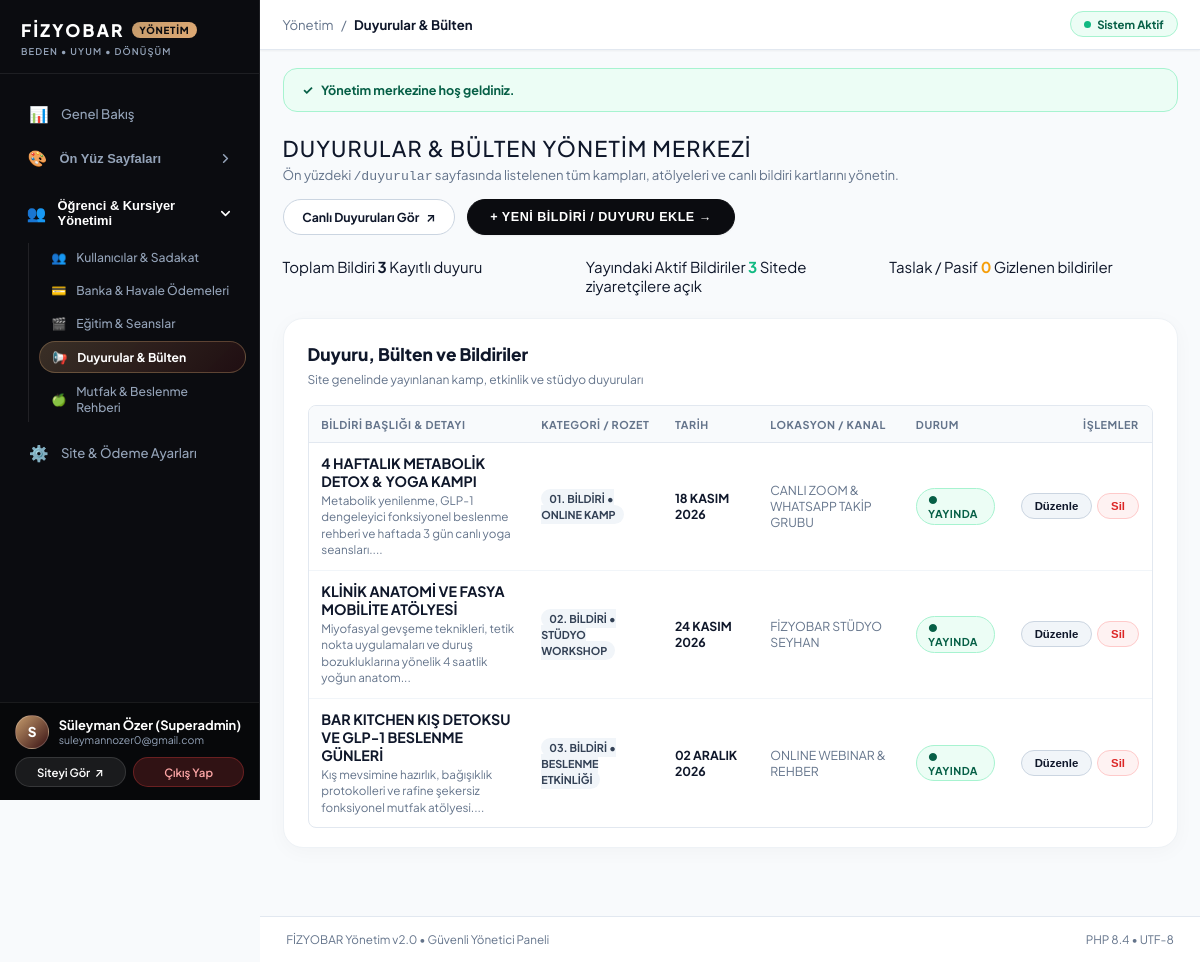
The page /en/xpanel/announcements (signed in) on the database as committed earlier.
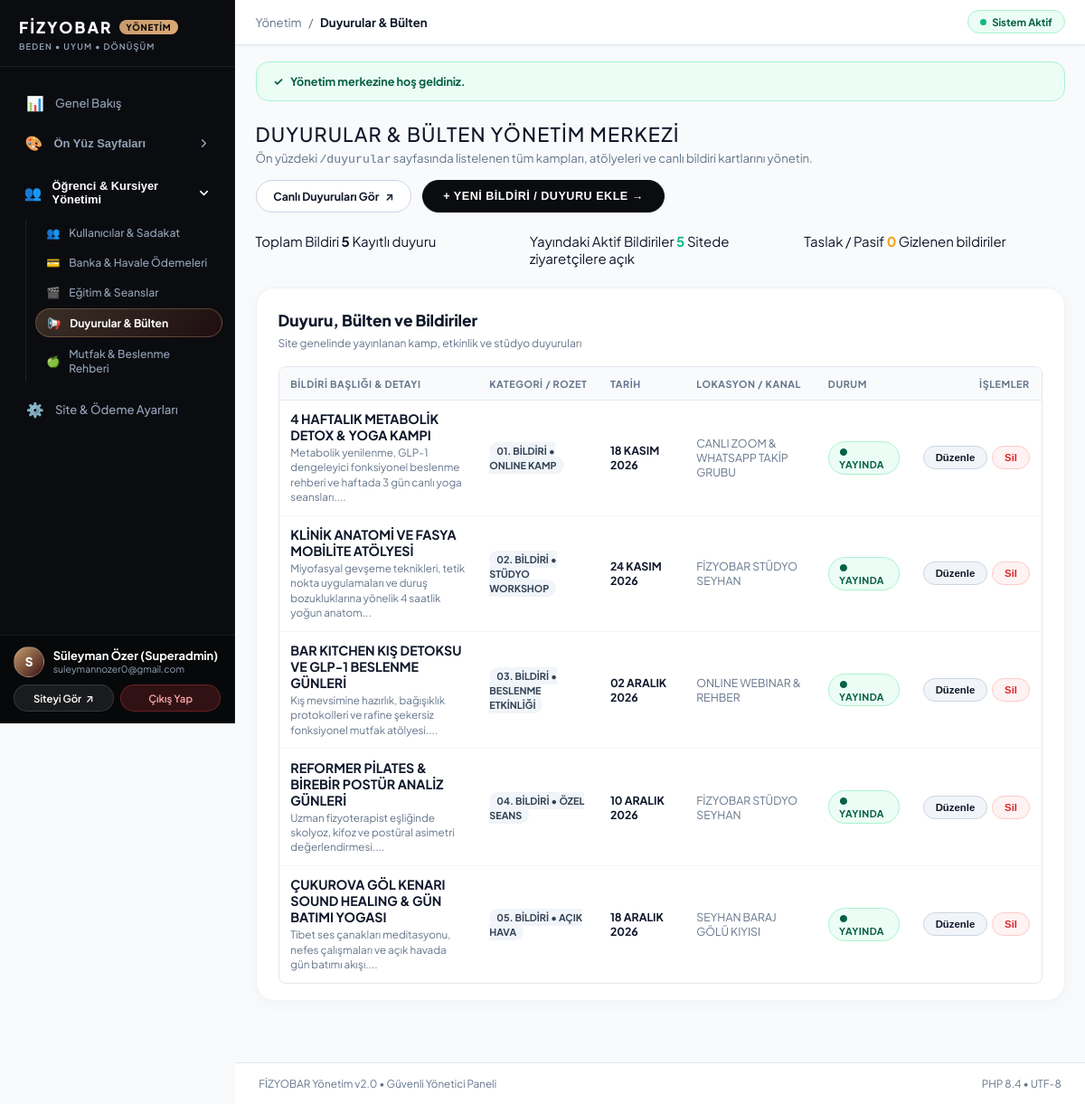
The same page on the database as committed later.
### tables this page shows
CREATE TABLE `site_announcements` (
  `id` int(10) unsigned NOT NULL AUTO_INCREMENT,
  `title` varchar(255) NOT NULL,
  `badge` varchar(100) DEFAULT NULL,
  `date_text` varchar(100) DEFAULT NULL,
  `location` varchar(150) DEFAULT NULL,
  `spot` text DEFAULT NULL,
  `content` longtext DEFAULT NULL,
  `sort_order` int(11) DEFAULT 1,
  `is_active` tinyint(1) DEFAULT 1,
  `created_at` datetime DEFAULT current_timestamp(),
  `updated_at` datetime DEFAULT current_timestamp() ON UPDATE current_timestamp(),
  PRIMARY KEY (`id`)
);

### app/Controllers/Controller.php (called while the page is built, shortened)
<?php
abstract class Controller
{
    protected function render(string $view, array $data = [], bool $withLayout = true): void
    {
        View::render($view, $data, $withLayout);
    }
}

### app/Controllers/XpanelController.php (called while the page is built, shortened)
<?php
class XpanelController extends Controller
{
    public function announcements(): void
    {
        $items = Database::query(
            "SELECT * FROM site_announcements ORDER BY sort_order ASC, id DESC"
        );
        $flash = Session::getFlash('xpanel_msg');
        $this->render('pages/xpanel/announcements', [
            'metaTitle' => 'Duyurular & Bülten',
            'items' => $items,
            'flash' => $flash
        ], false);
    }
}

### index.php (called while the page is built, shortened)
<?php
require_once __DIR__ . '/core/helpers.php';
Router::dispatch();

### core/Language.php (called while the page is built, shortened)
<?php
class Language
{
    private static string $currentLang = 'tr';
    private static array $supportedLangs = ['tr', 'en'];
    public static function init(?string $requestedLang = null): void
    {
        $defaultLang = (string) Env::get('APP_DEFAULT_LANG', 'tr');
        if ($requestedLang && in_array($requestedLang, self::$supportedLangs, true)) {
            self::$currentLang = $requestedLang;
        } elseif (Session::has('_lang') && in_array(Session::get('_lang'), self::$supportedLangs, true)) {
            self::$currentLang = Session::get('_lang');
        } elseif (isset($_COOKIE['fizyo_lang']) && in_array($_COOKIE['fizyo_lang'], self::$supportedLangs, true)) {
            self::$currentLang = $_COOKIE['fizyo_lang'];
        } else {
            self::$currentLang = self::detectBrowserLanguage($defaultLang);
        }
    }
    public static function current(): string
    {
        return self::$currentLang;
    }
    public static function getSupported(): array
    {
        return self::$supportedLangs;
    }
}

### core/helpers.php (called while the page is built, shortened)
<?php
if (!function_exists('e')) {
    function e(?string $value): string
    {
        return Security::escape($value);
    }
}
if (!function_exists('url')) {
    function url(string $path = '', ?string $lang = null): string
    {
        return Router::url($path, $lang);
    }
}

### core/Database.php (called while the page is built, shortened)
<?php
class Database
{
    private static ?PDO $instance = null;
    public static function getConnection(): ?PDO
    {
        if (self::$instance !== null) {
            return self::$instance;
        }
        $host = (string) Env::get('DB_HOST', '127.0.0.1');
        $port = (string) Env::get('DB_PORT', '3306');
        $dbname = (string) Env::get('DB_DATABASE', 'fizyobar_db');
        $username = (string) Env::get('DB_USERNAME', 'root');
        $password = (string) Env::get('DB_PASSWORD', '');
        $charset = (string) Env::get('DB_CHARSET', 'utf8mb4');
        $collation = (string) Env::get('DB_COLLATION', 'utf8mb4_unicode_ci');
        $dsn = "mysql:host={$host};port={$port};dbname={$dbname};charset={$charset}";
        $options = [
            PDO::ATTR_ERRMODE            => PDO::ERRMODE_EXCEPTION,
            PDO::ATTR_DEFAULT_FETCH_MODE => PDO::FETCH_ASSOC,
            PDO::ATTR_EMULATE_PREPARES   => false,
            PDO::MYSQL_ATTR_INIT_COMMAND => "SET NAMES '{$charset}' COLLATE '{$collation}'",
        ];
        try {
            self::$instance = new PDO($dsn, $username, $password, $options);
            return self::$instance;
        } catch (PDOException $e) {
            self::$connectionFailed = true;
            self::$lastError = $e->getMessage();
            error_log('[Fizyobar DB Error] ' . $e->getMessage());
            if (Env::get('APP_DEBUG', false) && php_sapi_name() === 'cli') {
                echo "DB Connection Warning: " . $e->getMessage() . PHP_EOL;
            }
            return null;
        }
    }
    public static function query(string $sql, array $params = []): array
    {
        $db = self::getConnection();
        $stmt = $db->prepare($sql);
        $stmt->execute($params);
        return $stmt->fetchAll();
    }
}

### core/Security.php (called while the page is built, shortened)
<?php
class Security
{
    public static function escape(?string $value): string
    {
        return htmlspecialchars($value, ENT_QUOTES | ENT_SUBSTITUTE, 'UTF-8', false);
    }
}

### app/Views/pages/xpanel/announcements.php (the view, shortened to what the changed rows need)
<?php
require __DIR__ . '/layout_top.php';
$activeCount = count(array_filter($items, fn($i) => (int)$i['is_active'] === 1));
$totalCount = count($items);
?>
<div style="display: flex; justify-content: space-between; align-items: center; margin-bottom: 1.5rem; flex-wrap: wrap; gap: 1rem;">
    <div>
        <h1 style="font-size: 1.45rem; font-weight: 500; color: var(--xp-text); text-transform: uppercase; letter-spacing: 0.05em; margin: 0 0 0.25rem 0;">
            Duyurular &amp; Bülten Yönetim Merkezi
        </h1>
        <p style="color: var(--xp-text-muted); font-size: 0.88rem; margin: 0;">
            Ön yüzdeki <code>/duyurular</code> sayfasında listelenen tüm kampları, atölyeleri ve canlı bildiri kartlarını yönetin.
        </p>
    </div>
    <div style="display: flex; gap: 0.75rem;">
        <a href="<?= url('/duyurular') ?>" target="_blank" class="xp-btn-pill-outline" title="Ön yüz duyurular sayfasını yeni sekmede gör">
            <span>Canlı Duyuruları Gör</span>
            <span>↗</span>
        </a>
        <button type="button" onclick="openNewAnnouncementModal()" class="xp-btn-pill-primary">
            + YENİ BİLDİRİ / DUYURU EKLE &rarr;
        </button>
    </div>
</div>
<div style="display: grid; grid-template-columns: repeat(auto-fit, minmax(200px, 1fr)); gap: 1rem; margin-bottom: 1.5rem;">
    <div class="xp-stat-counter-card xp-stat-card-primary">
        <span class="xp-stat-label">Toplam Bildiri</span>
        <strong class="xp-stat-value"><?= $totalCount ?></strong>
        <span class="xp-stat-sub">Kayıtlı duyuru</span>
    </div>
    <div class="xp-stat-counter-card xp-stat-card-success">
        <span class="xp-stat-label">Yayındaki Aktif Bildiriler</span>
        <strong class="xp-stat-value" style="color: var(--xp-emerald);"><?= $activeCount ?></strong>
        <span class="xp-stat-sub">Sitede ziyaretçilere açık</span>
    </div>
    <div class="xp-stat-counter-card xp-stat-card-warning">
        <span class="xp-stat-label">Taslak / Pasif</span>
        <strong class="xp-stat-value" style="color: var(--xp-amber);"><?= $totalCount - $activeCount ?></strong>
        <span class="xp-stat-sub">Gizlenen bildiriler</span>
    </div>
</div>
<div class="xp-table-card">
    <div class="xp-table-header-bar">
        <div>
            <h2 style="font-size: 1.15rem; font-weight: 800; color: #0f172a; margin: 0 0 0.2rem 0;">
                Duyuru, Bülten ve Bildiriler
            </h2>
            <span style="font-size: 0.8rem; color: #64748b;">
                Site genelinde yayınlanan kamp, etkinlik ve stüdyo duyuruları
            </span>
        </div>
    </div>
    <?php if (empty($items)): ?>
        <p style="color: var(--xp-text-muted); font-size: 0.88rem; text-align: center; padding: 3rem;">
            Henüz duyuru veya bildiri eklenmemiş. Yukarıdaki '+ Yeni Bildiri / Duyuru Ekle' butonundan ilk duyurunuzu ekleyebilirsiniz.
        </p>
    <?php else: ?>
        <div class="xpanel-table-wrap">
            <table class="xpanel-table">
                <thead>
                    <tr>
                        <th style="min-width: 220px;">Bildiri Başlığı &amp; Detayı</th>
                        <th style="width: 130px;">Kategori / Rozet</th>
                        <th style="width: 120px;">Tarih</th>
                        <th style="width: 150px;">Lokasyon / Kanal</th>
                        <th style="width: 110px;">Durum</th>
                        <th style="text-align: right; width: 120px;">İşlemler</th>
                    </tr>
                </thead>
                <tbody>
                    <?php foreach ($items as $item): ?>
                        <tr>
                            <td>
                                <strong style="color: var(--xp-text); font-size: 0.95rem;"><?= e($item['title']) ?></strong>
                                <?php if (!empty($item['spot'])): ?>
                                    <div style="font-size: 0.78rem; color: var(--xp-text-muted); margin-top: 3px; max-width: 480px; white-space: normal; line-height: 1.4;">
                                        <?= e(mb_substr($item['spot'], 0, 110)) ?>...
                                    </div>
                                <?php endif; ?>
                            </td>
                            <td>
                                <span style="background: #f1f5f9; color: #334155; padding: 3px 8px; border-radius: var(--xp-radius-pill); font-size: 0.72rem; font-weight: 700;">
                                    <?= e($item['badge'] ?: 'Genel') ?>
                                </span>
                            </td>
                            <td><strong><?= e($item['date_text'] ?: '-') ?></strong></td>
                            <td style="font-size: 0.82rem; color: var(--xp-text-muted);"><?= e($item['location'] ?: '-') ?></td>
                            <td>
                                <?php if ((int)$item['is_active'] === 1): ?>
                                    <span class="xp-status-pill xp-status-approved">● Yayında</span>
                                <?php else: ?>
                                    <span class="xp-status-pill xp-status-rejected">● Pasif</span>
                                <?php endif; ?>
                            </td>
                            <td style="text-align: right;">
                                <div style="display: inline-flex; gap: 0.35rem; align-items: center; justify-content: flex-end;">
                                    <button type="button"
                                            class="xp-btn-action-pill xp-btn-action-edit"
                                            onclick='openEditAnnouncementModal(<?= json_encode($item, JSON_HEX_TAG | JSON_HEX_APOS | JSON_HEX_QUOT | JSON_HEX_AMP) ?>)'>
                                        Düzenle
                                    </button>
                                    <form action="<?= url('/xpanel/announcements/delete') ?>" method="POST" onsubmit="return confirm('Bu duyuruyu silmek istediğinize emin misiniz?');" style="display:inline; margin: 0;">
                                        <button type="submit" class="xp-btn-action-pill xp-btn-action-danger">Sil</button>
                                    </form>
                                </div>
                            </td>
                        </tr>
                    <?php endforeach; ?>
                </tbody>
            </table>
        </div>
    <?php endif; ?>
</div>
<?php require __DIR__ . '/layout_bottom.php'; ?>

Rows that differ between the two databases and show on the page:
added site_announcements: title "REFORMER PİLATES & BİREBİR POSTÜR ANALİZ GÜNLERİ", spot "Uzman fizyoterapist eşliğinde skolyoz, kifoz ve postüral asimetri değerlendirmesi.", badge "04. BİLDİRİ • ÖZEL SEANS", date_text "10 ARALIK 2026", location "FİZYOBAR STÜDYO SEYHAN", is_active "● YAYINDA"
added site_announcements: title "ÇUKUROVA GÖL KENARI SOUND HEALING & GÜN BATIMI YOGASI", spot "Tibet ses çanakları meditasyonu, nefes çalışmaları ve açık havada gün batımı akışı.", badge "05. BİLDİRİ • AÇIK HAVA", date_text "18 ARALIK 2026", location "SEYHAN BARAJ GÖLÜ KIYISI", is_active "● YAYINDA"
Other text that changed with them:
$totalCount: "3" → "5"
$activeCount: "3" → "5"
